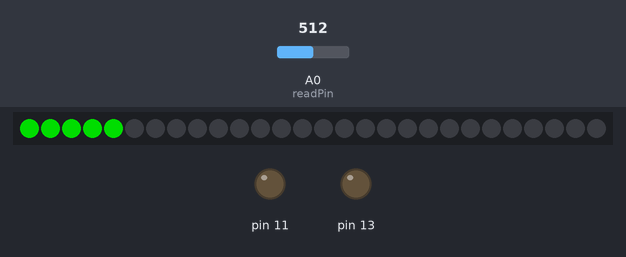
Simulated run of this sketch. Board: Arduino Uno, built with avr-gcc and run on an emulated ATmega328P. On the bench: 28 RGB LEDs in strip order, left to right, output pins drawn as LEDs (lit = HIGH). The test bench sets the inputs (shaded band); at power-on: A0 (readPin) = 512. Dim RGB values are drawn brighter than linear; the local clock reads 2024-03-15 10:24:30 at power-on unless the sketch sets it.

Above: at 1.3 s.
1.8 s: A0 (readPin) set to 716
At 3.0 s:
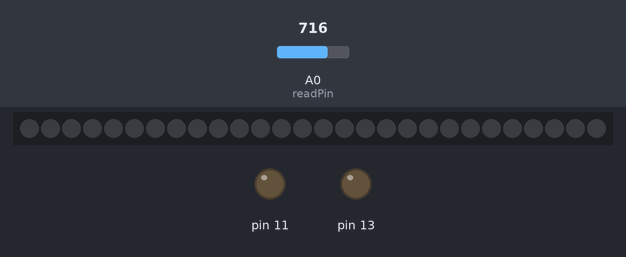
3.3 s: A0 (readPin) set to 736
4.8 s: A0 (readPin) set to 768
Timing chart, 0 to 7.8 s (numbered marks = the images above; inputs shaded):
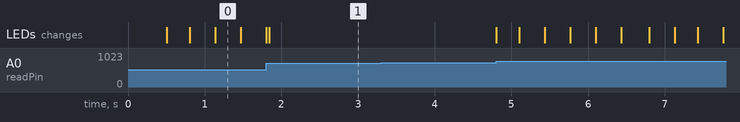

The sketch:

WS2812_Digital_Clock.ino
```cpp
#include <Wire.h>
#include "RTClib.h"

#include <Adafruit_DotStar.h>
#include <SPI.h>
#define NUMPIXELS 28

int Numbers[][5][3] = {
{ { 1, 1, 1},
  { 1, 0, 1},
  { 1, 0, 1},
  { 1, 0, 1},
  { 1, 1, 1}
},

{ { 0, 1, 0},
  { 1, 1, 0},
  { 0, 1, 0},
  { 0, 1, 0},
  { 1, 1, 1}
},

{ { 0, 1, 0},
  { 1, 0, 1},
  { 0, 0, 1},
  { 0, 1, 0},
  { 1, 1, 1}
},
{ { 1, 1, 1},
  { 0, 0, 1},
  { 1, 1, 1},
  { 0, 0, 1},
  { 1, 1, 1}
},
{ { 1, 0, 1},
  { 1, 0, 1},
  { 1, 1, 1},
  { 0, 0, 1},
  { 0, 0, 1}
},

{ { 1, 1, 1},
  { 1, 0, 0},
  { 1, 1, 1},
  { 0, 0, 1},
  { 1, 1, 1}
},

{ { 1, 1, 1},
  { 1, 0, 0},
  { 1, 1, 1},
  { 1, 0, 1},
  { 1, 1, 1}
},

{ { 1, 1, 1},
  { 0, 0, 1},
  { 0, 0, 1},
  { 0, 0, 1},
  { 0, 0, 1}
},

{ { 1, 1, 1},
  { 1, 0, 1},
  { 1, 1, 1},
  { 1, 0, 1},
  { 1, 1, 1}
},
  { { 1, 1, 1},
  { 1, 0, 1},
  { 1, 1, 1},
  { 0, 0, 1},
  { 1, 1, 1}
},

{ { 0, 0, 0},
  { 0, 1, 0},
  { 0, 0, 0},
  { 0, 1, 0},
  { 0, 0, 0}
}};

Adafruit_DotStar strip(NUMPIXELS,DOTSTAR_BGR);

RTC_DS1307 RTC;
int standard = 700;
int tolerance = 50;
int readPin = A0;

void setup() {
  pinMode(11, OUTPUT);
  pinMode(13, OUTPUT);
  Wire.begin();
  RTC.begin();
  strip.begin();

  int i = 0;
  while (i < 28) {
    strip.setPixelColor(i, strip.Color(0,0,0));
    i++;
  }
  strip.show();
  delay(500);
  pinMode(readPin, INPUT);
  Serial.begin(9600);
}

void loop() {
  DateTime now = RTC.now();
  //Low min
 /* Serial.print(now.year(), DEC);
    Serial.print('/');
    Serial.print(now.month(), DEC);
    Serial.print('/');
    Serial.print(now.day(), DEC);
    Serial.print(' ');
    Serial.print(now.hour(), DEC);
    Serial.print(':');
    Serial.print(now.minute(), DEC);
    Serial.print(':');
    Serial.print(now.second(), DEC);
    Serial.println();*/

  int minute = now.minute();
  int hour = now.hour();
  if (hour > 12) { hour -= 12;}
  int LowMin = minute % 10;
  int HighMin = minute / 10;
  int LowHour = hour % 10;
  int HighHour = hour / 10;


  while ( abs( analogRead(readPin) - standard ) <= tolerance ) {
    delay(0.5);
  }
  for (int i = 2; i >= 0; i--) {
    for ( int pin = 0; pin < 5; pin++ ) {
      strip.setPixelColor(pin, Numbers[LowMin][pin][i] * strip.Color(0,150,0));
    }
    strip.show();
    delay(2);
  }

  for ( int pin = 0; pin < 12; pin++ ) {
      strip.setPixelColor(pin, 0);
  }
  strip.show();
  delay(2);

  for (int i = 2; i >= 0; i--) {
    for ( int pin = 0; pin < 5; pin++ ) {
      strip.setPixelColor(pin,  strip.Color(0, Numbers[HighMin][pin][i] * 150,0));
    }
    strip.show();
    delay(2);
  }

  for (int i = 2; i >= 0; i--) {
    for ( int pin = 0; pin < 5; pin++ ) {
      strip.setPixelColor(pin, strip.Color(0, Numbers[10][pin][i] * 150,0));
    }
    strip.show();
    delay(2);
  }

  for (int i = 2; i >= 0; i--) {
    for ( int pin = 0; pin < 5; pin++ ) {
      strip.setPixelColor(pin, strip.Color(0, Numbers[LowHour][pin][i] * 150,0));
    }
    strip.show();
    delay(2);
  }

  if( HighHour != 0 ){
    for ( int pin = 0; pin < 12; pin++ ) {
      strip.setPixelColor(pin, 0 );
    }
    strip.show();
    delay (2);

    for (int i = 2; i >= 0; i--) {
      for ( int pin = 0; pin < 5; pin++ ) {
        strip.setPixelColor(pin, strip.Color(0, Numbers[HighHour][pin][i] * 150,0));
      }
      strip.show();
      delay(2);
    }
  }

  for ( int pin = 0; pin < 12; pin++ ) {
      strip.setPixelColor(pin, 0 );
  }
  strip.show();


}
```

Measured:
- after the input at 3.3 s, every drawn part: stays the same
